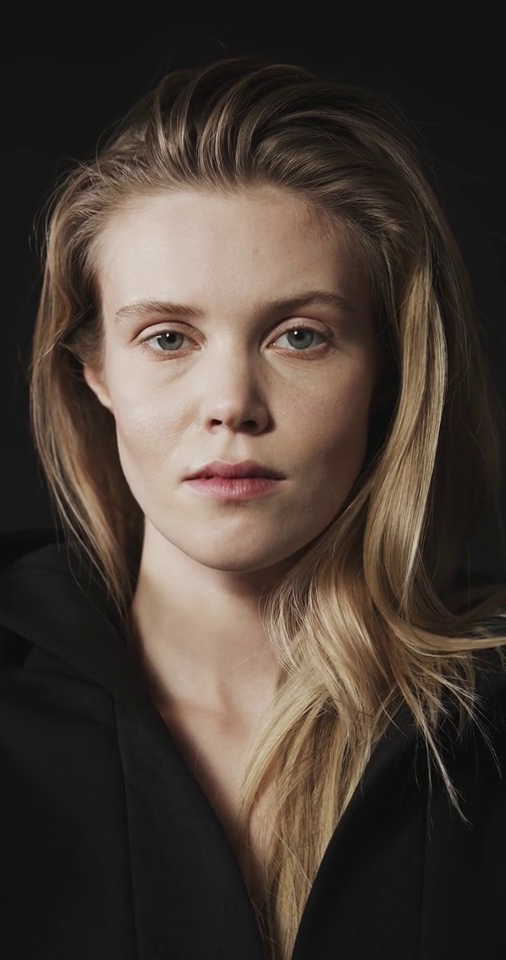
#> input picture frame 29 of Haar_Cascade/media/face_video2.mp4, 506 x 960 px, given in place of eraser.mp4, which was not available
$ python ObjectDetectionwith_HSV.py
#> lines starting #> are read from the running program, lines starting #| are printed output that depends on the picture; after the words box and inside, x2 and y2 are one past the last pixel; in counts of white or black regions, pixels touching at a corner belong together; pictures that were not available may be replaced by others from this repository, and a replacement may not be noted
import cv2
import numpy as np

# Function used as a placeholder for the trackbar callback function
def nothing(x):
    pass

# Open the video file for capturing frames
cap = cv2.VideoCapture('media/eraser.mp4')

# Create a window for trackbars
cv2.namedWindow("Trackbar")

# Create trackbars for setting lower and upper HSV values
cv2.createTrackbar("LH", "Trackbar", 0, 179, nothing)  # Lower Hue 97
#> slider 'LH' is set to 35
cv2.createTrackbar("LS", "Trackbar", 0, 255, nothing)  # Lower Saturation 106
#> slider 'LS' is set to 51
cv2.createTrackbar("LV", "Trackbar", 0, 255, nothing)  # Lower Value 74
#> slider 'LV' is set to 51
cv2.createTrackbar("UH", "Trackbar", 179, 179, nothing)  # Upper Hue 179
cv2.createTrackbar("US", "Trackbar", 255, 255, nothing)  # Upper Saturation 255
cv2.createTrackbar("UV", "Trackbar", 255, 255, nothing)  # Upper Value 255

while True:
    # Read a frame from the video
    ret, frame = cap.read()
#> frame is the input picture: shape (960, 506, 3); mean B, G, R 54.5, 62.3, 73.8

    # If the video has ended, restart from the beginning
    if ret == 0:
        cap = cv2.VideoCapture('media/eraser.mp4')
        ret, frame = cap.read()

    # Resize the frame to the desired size
    frame = cv2.resize(frame, (320, 240))
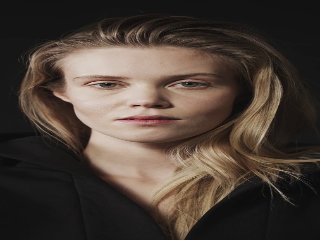
#> frame: shape (240, 320, 3); mean B, G, R 54.4, 62.2, 73.8

    # Convert the frame from BGR to HSV color space
    hsv = cv2.cvtColor(frame, cv2.COLOR_BGR2HSV)
#> hsv: shape (240, 320, 3); mean H, S, V 12.5, 50.6, 73.8

    # Get the current positions of the trackbars
    lh = cv2.getTrackbarPos("LH", "Trackbar")  # Lower Hue
    ls = cv2.getTrackbarPos("LS", "Trackbar")  # Lower Saturation
    lv = cv2.getTrackbarPos("LV", "Trackbar")  # Lower Value
    uh = cv2.getTrackbarPos("UH", "Trackbar")  # Upper Hue
    us = cv2.getTrackbarPos("US", "Trackbar")  # Upper Saturation
    uv = cv2.getTrackbarPos("UV", "Trackbar")  # Upper Value

    # Define the lower and upper HSV values based on trackbar positions
    lower_blue = np.array([lh, ls, lv])
    upper_blue = np.array([uh, us, uv])

    # Create a mask using the defined lower and upper HSV values
    mask = cv2.inRange(hsv, lower_blue, upper_blue)
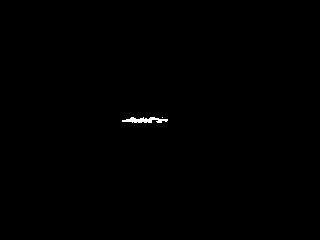
#> mask: shape (240, 320); 0.22% white; 2 white regions (1 under 20 px), largest, box (x1, y1, x2, y2) and area: (122, 117, 168, 123) 171

    # Apply the mask to the original frame
    result = cv2.bitwise_and(frame, frame, mask=mask)

    # Display the original frame, the mask, and the result
    cv2.imshow("frame", frame)
    cv2.imshow("mask", mask)
    cv2.imshow("result", result)

    # Break the loop if 'q' is pressed
    if cv2.waitKey(20) & 0XFF == ord('q'):
#> (key q is pressed here)
        break

# Release the video capture object
cap.release()

# Close all windows
cv2.destroyAllWindows()

$ run again, starting later in the video
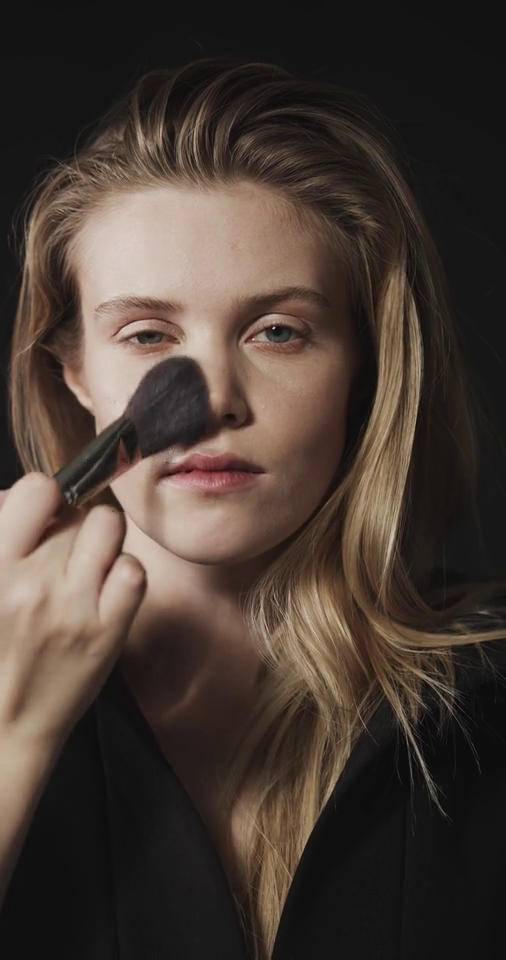
#> input picture frame 132 of Haar_Cascade/media/face_video2.mp4, 506 x 960 px, given in place of eraser.mp4, which was not available
#> frame is the input picture: shape (960, 506, 3); mean B, G, R 52, 59.4, 71.5
#> `frame = cv2.resize(frame, (320, 240))`:
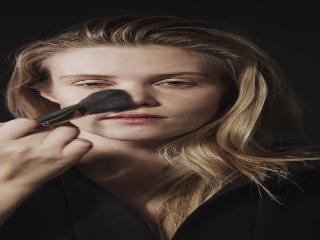
#> frame: shape (240, 320, 3); mean B, G, R 51.9, 59.4, 71.5
#> hsv: shape (240, 320, 3); mean H, S, V 12.7, 54, 71.5
#> mask: shape (240, 320); 0.22% white; 6 white regions (5 under 20 px), largest, box (x1, y1, x2, y2) and area: (111, 115, 161, 122) 163
